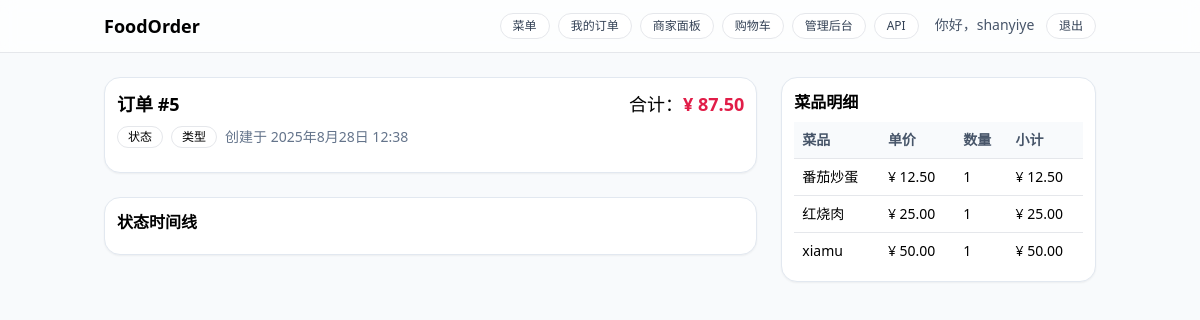
The app's page /orders/5/ (signed in) with its own data.
### orders/models.py (models this page shows, shortened)
class Order(models.Model):
    restaurant = models.ForeignKey(Restaurant, on_delete=models.PROTECT, related_name="orders", null=True, blank=True)
    user = models.ForeignKey(User, on_delete=models.PROTECT, related_name="orders")
    status = models.CharField(max_length=16, choices=OrderStatus.choices, default=OrderStatus.CREATED)
    service_type = models.CharField(max_length=16, choices=ServiceType.choices, default=ServiceType.DELIVERY)
    table_no = models.CharField(max_length=16, blank=True, null=True)
    contact_name  = models.CharField(max_length=32)
    contact_phone = models.CharField(max_length=20)
    address_line  = models.CharField(max_length=255)
    total_amount = models.DecimalField(max_digits=10, decimal_places=2, validators=[MinValueValidator(Decimal("0.00"))])
    client_token = models.CharField(max_length=64, blank=True, null=True)
    created_at = models.DateTimeField(auto_now_add=True)
    paid_at    = models.DateTimeField(blank=True, null=True)
    updated_at = models.DateTimeField(auto_now=True)
    class Meta:
        ordering = ['-id']
        constraints = [
            UniqueConstraint(fields=["user", "client_token"],
                             condition=Q(client_token__isnull=False),
                             name="uniq_order_user_client_token"),
            models.CheckConstraint(check=Q(total_amount__gte=0), name="order_amount_non_negative"),
        ]

class OrderItem(models.Model):
    order      = models.ForeignKey(Order, on_delete=models.CASCADE, related_name="items")
    dish       = models.ForeignKey("menu.Dish", on_delete=models.PROTECT)
    dish_name  = models.CharField(max_length=64)  # 快照：下单时的菜名
    unit_price = models.DecimalField(max_digits=8, decimal_places=2, validators=[MinValueValidator(Decimal("0.00"))])  # 快照单价
    quantity   = models.PositiveIntegerField(validators=[MinValueValidator(1)])
    line_total = models.DecimalField(max_digits=10, decimal_places=2, validators=[MinValueValidator(Decimal("0.00"))]) # unit_price * quantity
    class Meta:
        ordering = ["id"]

### orders/views.py (the view)
# urls.py: path("orders/<int:order_id>/", order_detail_page, name="order_detail"),
@login_required
@ensure_csrf_cookie
def order_detail_page(request, order_id: int):
    order = get_object_or_404(
        Order.objects.select_related("payment").prefetch_related("items", "status_history"),
        id=order_id, user=request.user
    )
    return render(request, "order_detail.html", {"order": order})

### restaurants/context_processors.py (called while the page is built)
def nav_restaurant(request):
    return {"nav_rid": request.session.get("current_rid")}

### templates/order_detail.html (shortened to what this page needs)
{% extends "base.html" %}
{% load static %}
{% block content %}
<div class="grid grid-cols-1 lg:grid-cols-3 gap-6">
  <section class="lg:col-span-2 space-y-6">
    <div class="card" id="od-info">
      <div class="flex items-start justify-between">
        <div>
          <h1 class="text-lg font-semibold">订单 #{{ order.id }}</h1>
          <div class="mt-2 flex flex-wrap items-center gap-2">
            <span id="badge-status" class="badge">状态</span>
            <span id="badge-service" class="badge">类型</span>
            <span class="text-sm text-slate-500">创建于 {{ order.created_at }}</span>
          </div>
        </div>
        <div class="text-right">
          <div class="text-lg">合计：<span id="od-total" class="text-rose-600 font-semibold">¥ {{ order.total_amount }}</span></div>
        </div>
      </div>
    </div>
    <div class="card">
      <h2 class="font-semibold mb-2">状态时间线</h2>
    </div>
  </section>
  <aside class="card">
    <h2 class="font-semibold mb-2">菜品明细</h2>
    <table class="w-full text-sm">
      <thead class="bg-slate-50 text-slate-600">
        <tr><th class="p-2 text-left">菜品</th><th class="p-2 text-left">单价</th><th class="p-2 text-left">数量</th><th class="p-2 text-left">小计</th></tr>
      </thead>
      <tbody id="od-items">
        {% for it in order.items.all %}
          <tr class="border-t">
            <td class="p-2">{{ it.dish_name }}</td>
            <td class="p-2">¥ {{ it.unit_price|floatformat:2 }}</td>
            <td class="p-2">{{ it.quantity }}</td>
            <td class="p-2">¥ {{ it.line_total|floatformat:2 }}</td>
          </tr>
        {% endfor %}
      </tbody>
    </table>
  </aside>
</div>
{% endblock %}

### templates/base.html (shortened to what this page needs)
{% load static %}
<!doctype html>
<html lang="zh" class="h-full bg-slate-50">
<head>
  <link href="{% static 'css/dist.css' %}" rel="stylesheet">
</head>
<body class="min-h-full">
  <header class="border-b bg-white/70 backdrop-blur sticky top-0 z-10">
    <div class="container flex items-center justify-between py-3">
      <a href="/" class="font-semibold text-lg">FoodOrder</a>
      <nav class="flex items-center gap-4 text-sm">
        <div class="flex items-center gap-2">
        <a href="/" class="chip">菜单</a>
        <a href="/orders/" class="chip">我的订单</a>
        <a href="/staff/orders/" class="chip">商家面板</a>
        <a href="{% url 'cart' %}{% if current_restaurant %}?rid={{ current_restaurant.id }}
                       {% elif nav_rid %}?rid={{ nav_rid }}{% endif %}"
          class="chip">购物车</a>
        <a href="/admin/" class="chip">管理后台</a>
        <a href="/api/" class="chip">API</a>
         </div>
         <div>
          {% if request.user.is_authenticated %}
            <span class="text-sm text-slate-600 mr-2">你好，{{ request.user.username }}</span>
            <form action="{% url 'logout' %}" method="post" style="display:inline">
              <button type="submit" class="chip">退出</button>
            </form>
          {% else %}
            <a href="{% url 'login' %}" class="chip">登录</a>
          {% endif %}
          </div>
      </nav>
    </div>
  </header>
  <main class="container py-6">
    {% block content %}{% endblock %}
  </main>
</body>
</html>

### records on screen
Order: id "5", created_at "2025年8月28日 12:38", total_amount "87.50"
OrderItem: dish_name "番茄炒蛋", unit_price "12.50", quantity "1", line_total "12.50"
OrderItem: dish_name "红烧肉", unit_price "25.00", quantity "1", line_total "25.00"
OrderItem: dish_name "xiamu", unit_price "50.00", quantity "1", line_total "50.00"

### other values on screen
{{ request.user.username }} "shanyiye"
